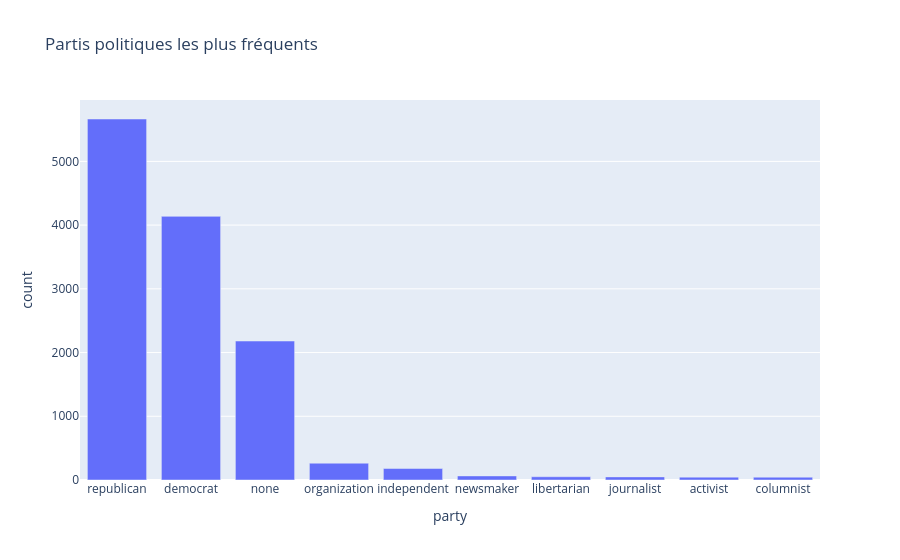
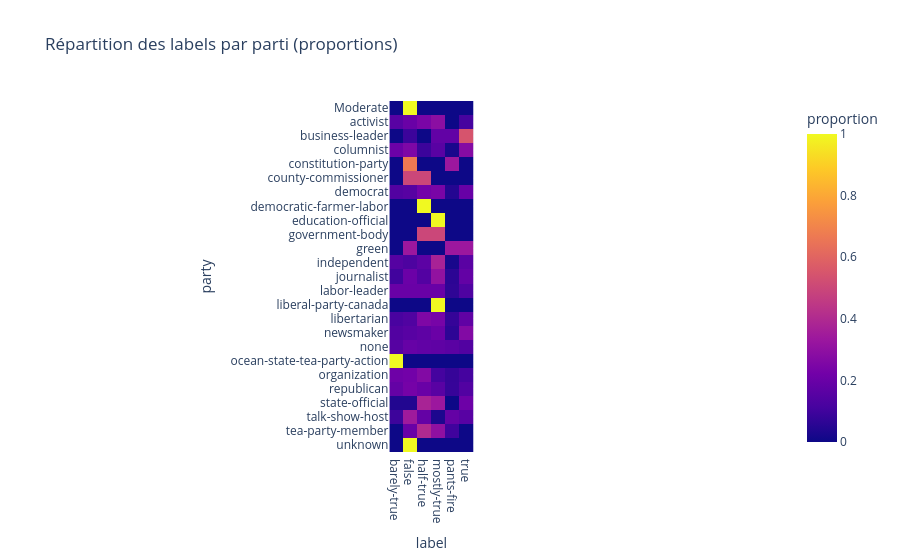

Here is the notebook cell these charts were saved with, in order:
### Markdown cell above
## Analyse des métadonnées (parti, speaker, sujet)

Le LIAR Dataset inclut des métadonnées riches : parti politique, speaker, sujet, état, contexte, etc.

On explore les distributions principales pour détecter d'éventuels déséquilibres et biais potentiels.

### Code cell
if "party" in df.columns:
    top_parties = df["party"].value_counts().head(10).reset_index(name='count').rename(columns={'index': 'party'})
    top_parties['pct'] = (top_parties['count'] / len(df) * 100).round(1).astype(str) + '%'
    fig = px.bar(
        top_parties,
        x="party",
        y="count",
        text="pct",
        labels={"party": "party", "count": "count"},
        title="Partis politiques les plus fréquents"
    )
    fig.update_traces(textposition='outside')
    fig.show()

    # Crosstab label x parti (proportions)
    crosstab_party = pd.crosstab(df["party"], df["label"], normalize="index")
    fig = px.imshow(
        crosstab_party,
        labels={"x": "label", "y": "party", "color": "proportion"},
        title="Répartition des labels par parti (proportions)"
    )
    fig.show()

### Figure 1 — Plotly figure (JSON) as saved in the notebook; plotly's stock layout.template omitted (floating-point values rounded to 4 significant figures)
{"data": [{"hovertemplate": "party=%{x}<br>count=%{y}<extra></extra>", "legendgroup": "", "marker": {"color": "#636efa", "pattern": {"shape": ""}}, "name": "", "orientation": "v", "showlegend": false, "textposition": "auto", "type": "bar", "x": ["republican", "democrat", "none", "organization", "independent", "newsmaker", "libertarian", "journalist", "activist", "columnist"], "xaxis": "x", "y": [5665, 4137, 2181, 264, 180, 64, 51, 49, 45, 44], "yaxis": "y"}], "layout": {"barmode": "relative", "legend": {"tracegroupgap": 0}, "title": {"text": "Partis politiques les plus fréquents"}, "xaxis": {"anchor": "y", "domain": [0, 1], "title": {"text": "party"}}, "yaxis": {"anchor": "x", "domain": [0, 1], "title": {"text": "count"}}}}

### Figure 2 — Plotly figure (JSON) as saved in the notebook; plotly's stock layout.template omitted (floating-point values rounded to 4 significant figures; data arrays with more than 128 entries replaced by an {"elided": "..."} marker saying what was removed)
{"data": [{"coloraxis": "coloraxis", "hovertemplate": "label: %{x}<br>party: %{y}<br>proportion: %{z}<extra></extra>", "name": "0", "type": "heatmap", "x": ["barely-true", "false", "half-true", "mostly-true", "pants-fire", "true"], "xaxis": "x", "y": ["Moderate", "activist", "business-leader", "columnist", "constitution-party", "county-commissioner", "democrat", "democratic-farmer-labor", "education-official", "government-body", "green", "independent", "journalist", "labor-leader", "liberal-party-canada", "libertarian", "newsmaker", "none", "ocean-state-tea-party-action", "organization", "republican", "state-official", "talk-show-host", "tea-party-member", "unknown"], "yaxis": "y", "z": {"elided": "25x6 float values"}}], "layout": {"coloraxis": {"colorbar": {"title": {"text": "proportion"}}, "colorscale": [[0, "#0d0887"], [0.1111, "#46039f"], [0.2222, "#7201a8"], [0.3333, "#9c179e"], [0.4444, "#bd3786"], [0.5556, "#d8576b"], [0.6667, "#ed7953"], [0.7778, "#fb9f3a"], [0.8889, "#fdca26"], [1, "#f0f921"]]}, "title": {"text": "Répartition des labels par parti (proportions)"}, "xaxis": {"anchor": "y", "constrain": "domain", "domain": [0, 1], "scaleanchor": "y", "title": {"text": "label"}}, "yaxis": {"anchor": "x", "autorange": "reversed", "constrain": "domain", "domain": [0, 1], "title": {"text": "party"}}}}
